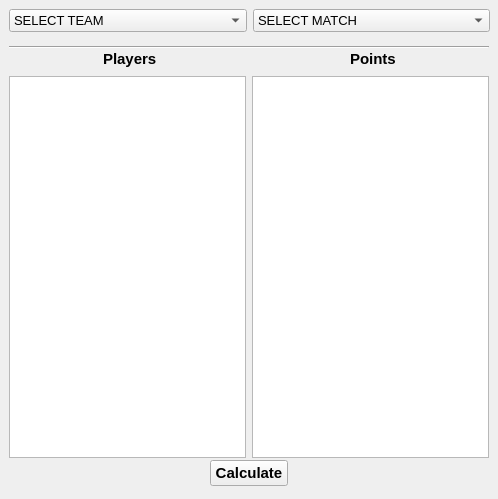
<?xml version="1.0" encoding="UTF-8"?>
<ui version="4.0">
 <class>Form</class>
 <widget class="QWidget" name="Form">
  <property name="geometry">
   <rect>
    <x>0</x>
    <y>0</y>
    <width>498</width>
    <height>499</height>
   </rect>
  </property>
  <property name="windowTitle">
   <string>Form</string>
  </property>
  <widget class="Line" name="line">
   <property name="geometry">
    <rect>
     <x>9</x>
     <y>39</y>
     <width>480</width>
     <height>16</height>
    </rect>
   </property>
   <property name="orientation">
    <enum>Qt::Horizontal</enum>
   </property>
  </widget>
  <widget class="QPushButton" name="Calculate">
   <property name="geometry">
    <rect>
     <x>210</x>
     <y>460</y>
     <width>78</width>
     <height>26</height>
    </rect>
   </property>
   <property name="font">
    <font>
     <pointsize>11</pointsize>
     <weight>75</weight>
     <bold>true</bold>
     <underline>false</underline>
    </font>
   </property>
   <property name="text">
    <string>Calculate</string>
   </property>
  </widget>
  <widget class="QWidget" name="horizontalLayoutWidget">
   <property name="geometry">
    <rect>
     <x>9</x>
     <y>76</y>
     <width>480</width>
     <height>382</height>
    </rect>
   </property>
   <layout class="QHBoxLayout" name="horizontalLayout_2">
    <item>
     <widget class="QListWidget" name="PlayerList"/>
    </item>
    <item>
     <widget class="QListWidget" name="ScoreList"/>
    </item>
   </layout>
  </widget>
  <widget class="QWidget" name="layoutWidget">
   <property name="geometry">
    <rect>
     <x>9</x>
     <y>9</y>
     <width>481</width>
     <height>24</height>
    </rect>
   </property>
   <layout class="QHBoxLayout" name="horizontalLayout_3">
    <item>
     <widget class="QComboBox" name="SelectTeam">
      <property name="font">
       <font>
        <pointsize>10</pointsize>
       </font>
      </property>
      <item>
       <property name="text">
        <string>SELECT TEAM</string>
       </property>
      </item>
     </widget>
    </item>
    <item>
     <widget class="QComboBox" name="SelectMatch">
      <property name="font">
       <font>
        <pointsize>10</pointsize>
       </font>
      </property>
      <item>
       <property name="text">
        <string>SELECT MATCH</string>
       </property>
      </item>
      <item>
       <property name="text">
        <string>MATCH 1</string>
       </property>
      </item>
      <item>
       <property name="text">
        <string>MATCH 2</string>
       </property>
      </item>
      <item>
       <property name="text">
        <string>MATCH 3</string>
       </property>
      </item>
      <item>
       <property name="text">
        <string>MATCH 4</string>
       </property>
      </item>
     </widget>
    </item>
   </layout>
  </widget>
  <widget class="QWidget" name="layoutWidget">
   <property name="geometry">
    <rect>
     <x>9</x>
     <y>48</y>
     <width>481</width>
     <height>22</height>
    </rect>
   </property>
   <layout class="QHBoxLayout" name="horizontalLayout">
    <item>
     <spacer name="horizontalSpacer">
      <property name="orientation">
       <enum>Qt::Horizontal</enum>
      </property>
      <property name="sizeHint" stdset="0">
       <size>
        <width>40</width>
        <height>20</height>
       </size>
      </property>
     </spacer>
    </item>
    <item>
     <widget class="QLabel" name="Players">
      <property name="font">
       <font>
        <pointsize>11</pointsize>
        <weight>75</weight>
        <italic>false</italic>
        <bold>true</bold>
       </font>
      </property>
      <property name="text">
       <string>Players</string>
      </property>
     </widget>
    </item>
    <item>
     <spacer name="horizontalSpacer_9">
      <property name="orientation">
       <enum>Qt::Horizontal</enum>
      </property>
      <property name="sizeHint" stdset="0">
       <size>
        <width>40</width>
        <height>20</height>
       </size>
      </property>
     </spacer>
    </item>
    <item>
     <spacer name="horizontalSpacer_2">
      <property name="orientation">
       <enum>Qt::Horizontal</enum>
      </property>
      <property name="sizeHint" stdset="0">
       <size>
        <width>40</width>
        <height>20</height>
       </size>
      </property>
     </spacer>
    </item>
    <item>
     <widget class="QLabel" name="Points">
      <property name="font">
       <font>
        <pointsize>11</pointsize>
        <weight>75</weight>
        <bold>true</bold>
       </font>
      </property>
      <property name="text">
       <string>Points</string>
      </property>
     </widget>
    </item>
    <item>
     <spacer name="horizontalSpacer_3">
      <property name="orientation">
       <enum>Qt::Horizontal</enum>
      </property>
      <property name="sizeHint" stdset="0">
       <size>
        <width>40</width>
        <height>20</height>
       </size>
      </property>
     </spacer>
    </item>
   </layout>
  </widget>
 </widget>
 <resources/>
 <connections/>
</ui>
